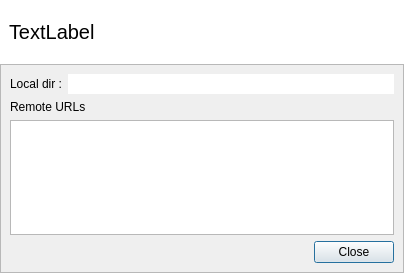
<?xml version="1.0" encoding="UTF-8"?>
<ui version="4.0">
 <class>RepositoryPropertyDialog</class>
 <widget class="QDialog" name="RepositoryPropertyDialog">
  <property name="geometry">
   <rect>
    <x>0</x>
    <y>0</y>
    <width>404</width>
    <height>273</height>
   </rect>
  </property>
  <property name="windowTitle">
   <string>Repository Properties</string>
  </property>
  <layout class="QVBoxLayout" name="verticalLayout">
   <property name="spacing">
    <number>0</number>
   </property>
   <property name="leftMargin">
    <number>0</number>
   </property>
   <property name="topMargin">
    <number>0</number>
   </property>
   <property name="rightMargin">
    <number>0</number>
   </property>
   <property name="bottomMargin">
    <number>0</number>
   </property>
   <item>
    <widget class="QFrame" name="frame">
     <property name="minimumSize">
      <size>
       <width>0</width>
       <height>64</height>
      </size>
     </property>
     <property name="maximumSize">
      <size>
       <width>16777215</width>
       <height>64</height>
      </size>
     </property>
     <property name="styleSheet">
      <string notr="true">QFrame {
	background: #ffffff;
}</string>
     </property>
     <property name="frameShape">
      <enum>QFrame::NoFrame</enum>
     </property>
     <property name="frameShadow">
      <enum>QFrame::Plain</enum>
     </property>
     <layout class="QHBoxLayout" name="horizontalLayout">
      <item>
       <widget class="QLabel" name="label_name">
        <property name="font">
         <font>
          <pointsize>15</pointsize>
         </font>
        </property>
        <property name="text">
         <string>TextLabel</string>
        </property>
       </widget>
      </item>
     </layout>
    </widget>
   </item>
   <item>
    <widget class="QFrame" name="frame_2">
     <property name="frameShape">
      <enum>QFrame::StyledPanel</enum>
     </property>
     <property name="frameShadow">
      <enum>QFrame::Raised</enum>
     </property>
     <layout class="QVBoxLayout" name="verticalLayout_2">
      <item>
       <layout class="QFormLayout" name="formLayout">
        <item row="0" column="0">
         <widget class="QLabel" name="label_2">
          <property name="text">
           <string>Local dir :</string>
          </property>
         </widget>
        </item>
        <item row="0" column="1">
         <widget class="ReadOnlyLineEdit" name="lineEdit_local_dir">
          <property name="frame">
           <bool>false</bool>
          </property>
          <property name="readOnly">
           <bool>true</bool>
          </property>
         </widget>
        </item>
       </layout>
      </item>
      <item>
       <widget class="QLabel" name="label">
        <property name="text">
         <string>Remote URLs</string>
        </property>
       </widget>
      </item>
      <item>
       <widget class="RemoteRepositoriesTableWidget" name="tableWidget"/>
      </item>
      <item>
       <layout class="QHBoxLayout" name="horizontalLayout_2">
        <item>
         <spacer name="horizontalSpacer">
          <property name="orientation">
           <enum>Qt::Horizontal</enum>
          </property>
          <property name="sizeHint" stdset="0">
           <size>
            <width>40</width>
            <height>20</height>
           </size>
          </property>
         </spacer>
        </item>
        <item>
         <widget class="QPushButton" name="pushButton">
          <property name="text">
           <string>Close</string>
          </property>
         </widget>
        </item>
       </layout>
      </item>
     </layout>
    </widget>
   </item>
  </layout>
 </widget>
 <customwidgets>
  <customwidget>
   <class>ReadOnlyLineEdit</class>
   <extends>QLineEdit</extends>
   <header>ReadOnlyLineEdit.h</header>
  </customwidget>
  <customwidget>
   <class>RemoteRepositoriesTableWidget</class>
   <extends>QTableWidget</extends>
   <header>RemoteRepositoriesTableWidget.h</header>
  </customwidget>
 </customwidgets>
 <resources/>
 <connections>
  <connection>
   <sender>pushButton</sender>
   <signal>clicked()</signal>
   <receiver>RepositoryPropertyDialog</receiver>
   <slot>reject()</slot>
   <hints>
    <hint type="sourcelabel">
     <x>212</x>
     <y>341</y>
    </hint>
    <hint type="destinationlabel">
     <x>226</x>
     <y>403</y>
    </hint>
   </hints>
  </connection>
 </connections>
</ui>
